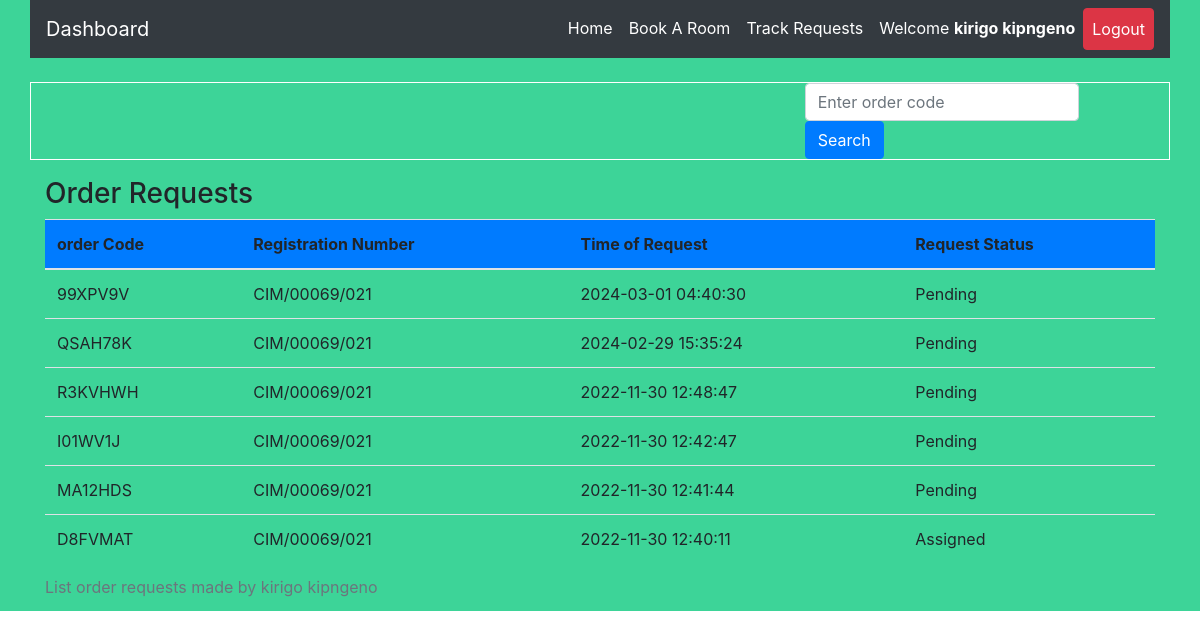
/track.php (signed in), run on an earlier commit of the app's database.
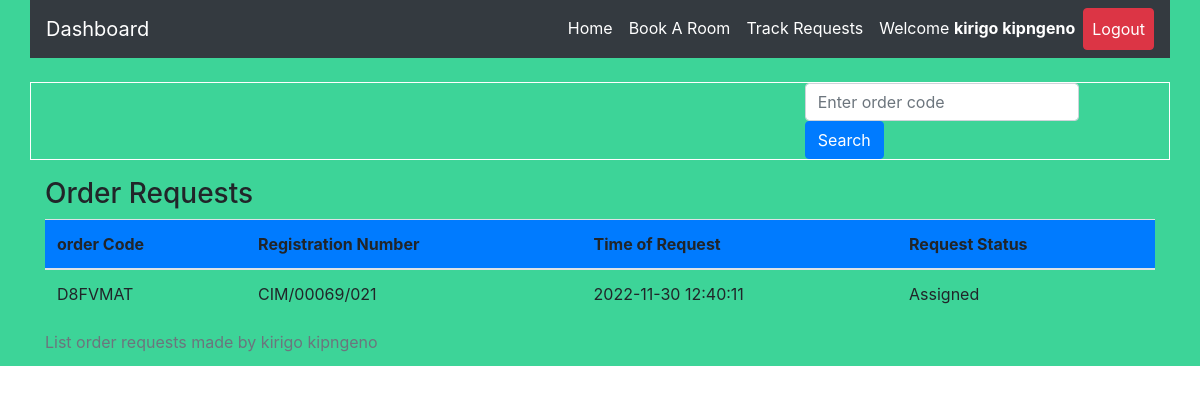
And on a later commit of the database.
### tables this page shows
CREATE TABLE `request_status` (
  `id` int(20) NOT NULL,
  `orderID` varchar(50) NOT NULL,
  `ip_address` varchar(100) NOT NULL,
  `request_latitude` varchar(50) NOT NULL DEFAULT '0',
  `request_longitude` varchar(50) NOT NULL DEFAULT '0',
  `status` varchar(50) DEFAULT 'Pending',
  `food_type` varchar(50) NOT NULL,
  `manual_directions` varchar(500) DEFAULT 'N/A',
  `food_description` varchar(255) DEFAULT 'No Description',
  `admNo` varchar(255) NOT NULL,
  `timestamp` datetime NOT NULL DEFAULT CURRENT_TIMESTAMP
);

### track.php (the view, shortened to what this page needs)
<?php
include 'server.php';
    ?>
<!DOCTYPE html>
<html lang="en">
<head>
  <?php
include './components/header.php';
?>
  </head>
  <body>
    <?php
    include './components/navbar.php';
    ?>
<div class="container mt-4">
<div class="row border border-white">
  <div class="col-md-4"></div>
  <div class="col-md-4"></div>
  <div class="col-md-4">
  <form class="form-inline my-2 my-lg-0" method="POST" action="">
<input class="form-control mr-sm-2" type="search" name='searched_order_code' placeholder="Enter order code" aria-label="Search">
<button type="submit" name='search-button' class="btn btn-primary">Search</button>
</form>
  </div>
</div>
<div class="row m-2">
  <div class="col-md-12">
  </div>
</div>
<table class="table">
  <caption>List order requests made by <?php  echo  $_SESSION['firstname'].' '. $_SESSION['lastname']; ?></caption>
  <thead>
      <h3>Order Requests</h3>
    <tr class='bg-primary'>
      <th scope="col">order Code</th>
      <th scope="col">Registration  Number</th>
      <th scope="col">Time of Request</th>
      <th scope="col">Request Status</th>
    </tr>
  </thead>
  <tbody>
        <?php
        if($_SESSION['username']){
            $reg_num = $_SESSION['username'];
            $data_fetch_query = "SELECT * FROM `request_status` WHERE admNo='$reg_num' order by timestamp DESC LIMIT 15";
            $data_result = mysqli_query($db, $data_fetch_query);
            if ($data_result->num_rows > 0){
                while($row = $data_result->fetch_assoc()) {
            echo "<tr> <td>" .$row["orderID"].  "</td>";
            echo "<td>" .$row["admNo"]."</td>";
            echo "<td>" .$row["timestamp"]."</td>";
            echo "<td>" .$row["status"]."</td> </tr>";
            }
            }else{
            echo "<td>"."No Requests Found"."</td>";
            }
            } else{
                echo "<td>"."No Data Found"."</td>";
            }
    ?>
              </tbody>
</table>
  </body>
</html>

### components/header.php (shortened to what this page needs)
<link
  rel="stylesheet"
  href="https://maxcdn.bootstrapcdn.com/bootstrap/4.0.0/css/bootstrap.min.css"
/>
<link rel="stylesheet" href="./static/css/style.css">
<link rel="stylesheet" type="text/css" href="https://cdn.jsdelivr.net/npm/toastify-js/src/toastify.min.css">

### components/navbar.php (shortened to what this page needs)
<div class="container-fluid" id="mynav" style="background-color: #3DD498;">
<div class="container-fluid" id="mynav">
  <nav class="navbar navbar-expand-lg navbar-dark bg-dark" style="background-color:  #3DD498;">
    <a class="navbar-brand" href="#">Dashboard</a>
    <div class="collapse navbar-collapse" id="navbarSupportedContent">
      <ul class="navbar-nav ml-auto">
        <?php
        if($_SESSION['username']){ ?>
          <li class="nav-item active">
            <a class="nav-link" href="dashboard.php">Home </a>
          </li>
          <li class="nav-item active">
            <a class="nav-link" href="room.php">Book A Room </a>
          </li>
          <li class="nav-item active">
            <a class="nav-link" href="track.php">Track Requests </a>
          </li>
          <li class="nav-item active">
            <a class="nav-link" href="javascript:void(0)">
              <?php echo "Welcome  ". "<strong style='color:white;'>".$_SESSION['firstname']." ".$_SESSION['lastname']."</strong>  <br>";  ?> </a>
          </li>
          <li class="nav-item active">
            <a class="nav-link btn btn-danger" href="logout.php">Logout </a>
          </li>
        <?php } ?>
      </ul>
    </div>
  </nav>
</div>

What changed in the data, as far as the page shows it:
removed request_status: orderID "99XPV9V", admNo "CIM/00069/021", timestamp "2024-03-01 04:40:30", status "Pending"
removed request_status: orderID "QSAH78K", admNo "CIM/00069/021", timestamp "2024-02-29 15:35:24", status "Pending"
removed request_status: orderID "R3KVHWH", admNo "CIM/00069/021", timestamp "2022-11-30 12:48:47", status "Pending"
removed request_status: orderID "I01WV1J", admNo "CIM/00069/021", timestamp "2022-11-30 12:42:47", status "Pending"
removed request_status: orderID "MA12HDS", admNo "CIM/00069/021", timestamp "2022-11-30 12:41:44", status "Pending"
